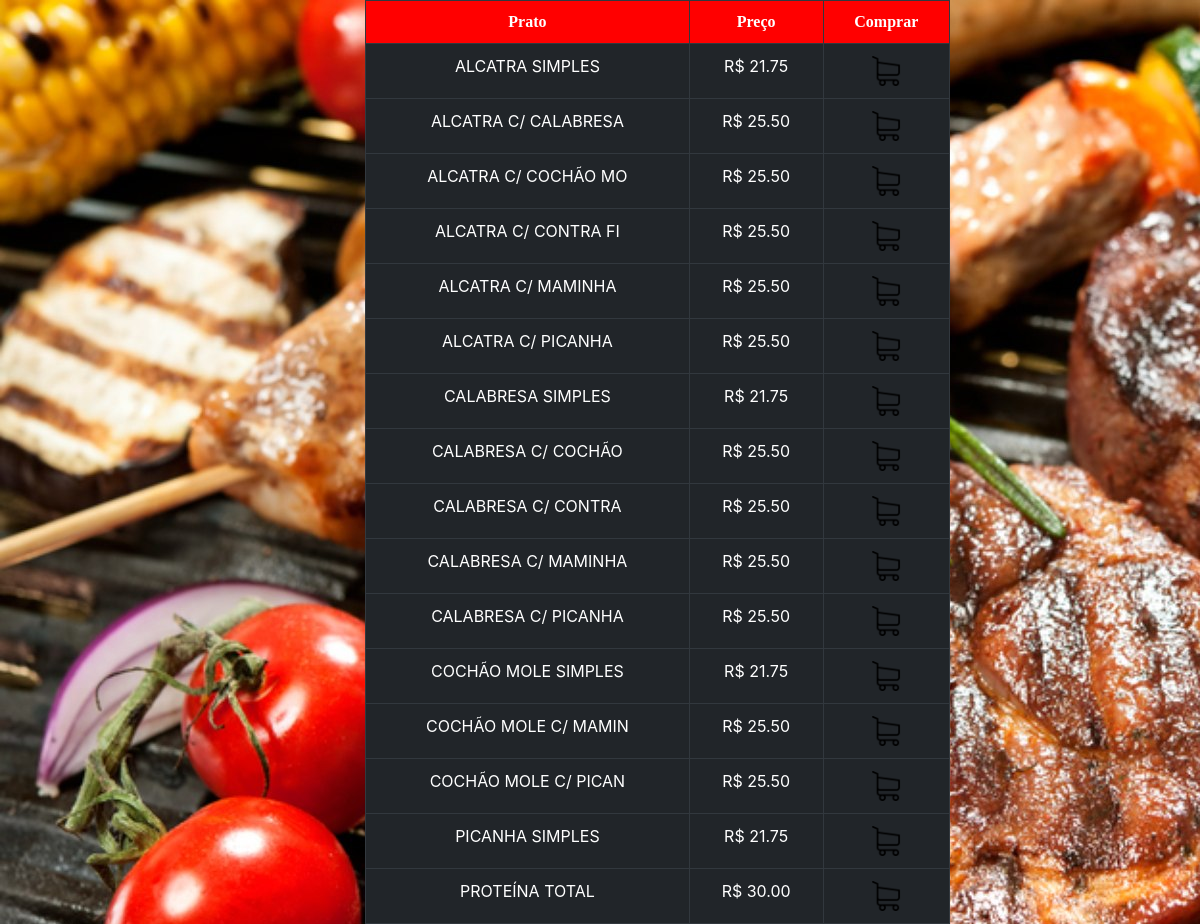
The page /pages/cardapio/vischurs.php on the database its author committed.
### tables this page shows
CREATE TABLE churrascos(
       idchuras INT PRIMARY KEY AUTO_INCREMENT,
       prato VARCHAR(20),
       preco VARCHAR(8),
       id_tipo INT,
       FOREIGN KEY(id_tipo)
       REFERENCES tipo(idtipo)
);

### pages/cardapio/vischurs.php (the view, shortened to what this page needs)
<?php
$sql = "SELECT * FROM churrascos";
$res = mysqli_query($con, $sql);
?>
<html>
<head>
        <link rel="stylesheet" href="https://stackpath.bootstrapcdn.com/bootstrap/4.1.3/css/bootstrap.min.css">
        <link rel="stylesheet" href="css/stychurs.css" />
</head>
<body>
        <div class="container-fluid">
                <div class="col-md-6">
                        <div class="row">
                                <table class="table table-bordered table-dark">
                                        <tr>
                                                <th>Prato</th>
                                                <th>Preço</th>
                                                <th>Comprar</th>
                                        </tr>
                                        <?php
                                        while ($reg = mysqli_fetch_array($res)) {
                                                echo "<tr>";
                                                echo "<td>";
                                                echo utf8_encode($reg['prato']);
                                                echo "</td>";
                                                echo "<td>";
                                                echo $reg['preco'];
                                                echo "</td>";
                                                echo "<td>";
                                                echo "<a href = cadastro.html> <img src = 'images/carro.png' width = 30> </a>";
                                                echo "</td>";
                                                echo "</tr>";
                                        }
                                        ?>
                                </table>
                        </div>
                </div>
        </div>
</body>

### assets/css/page/stychurs.css (style rules this page uses)
table, td { border: 1px solid #00008B; }
th, td { padding: 7px; }
table { text-align: center; position: absolute; left: 350; width: 600px; background-color:white; }
th { background-color:red; font-family: serif; }
body { background-image: url(../images/churras.jpg); }

### rows shown on the page
churrascos: prato "ALCATRA SIMPLES", preco "R$ 21.75"
churrascos: prato "ALCATRA C/ CALABRESA", preco "R$ 25.50"
churrascos: prato "ALCATRA C/ COCHÃO MO", preco "R$ 25.50"
churrascos: prato "ALCATRA C/ CONTRA FI", preco "R$ 25.50"
churrascos: prato "ALCATRA C/ MAMINHA", preco "R$ 25.50"
churrascos: prato "ALCATRA C/ PICANHA", preco "R$ 25.50"
churrascos: prato "CALABRESA SIMPLES", preco "R$ 21.75"
churrascos: prato "CALABRESA C/ COCHÃO", preco "R$ 25.50"
churrascos: prato "CALABRESA C/ CONTRA", preco "R$ 25.50"
churrascos: prato "CALABRESA C/ MAMINHA", preco "R$ 25.50"
churrascos: prato "CALABRESA C/ PICANHA", preco "R$ 25.50"
churrascos: prato "COCHÃO MOLE SIMPLES", preco "R$ 21.75"
churrascos: prato "COCHÃO MOLE C/ MAMIN", preco "R$ 25.50"
churrascos: prato "COCHÃO MOLE C/ PICAN", preco "R$ 25.50"
churrascos: prato "PICANHA SIMPLES", preco "R$ 21.75"
churrascos: prato "PROTEÍNA TOTAL", preco "R$ 30.00"
